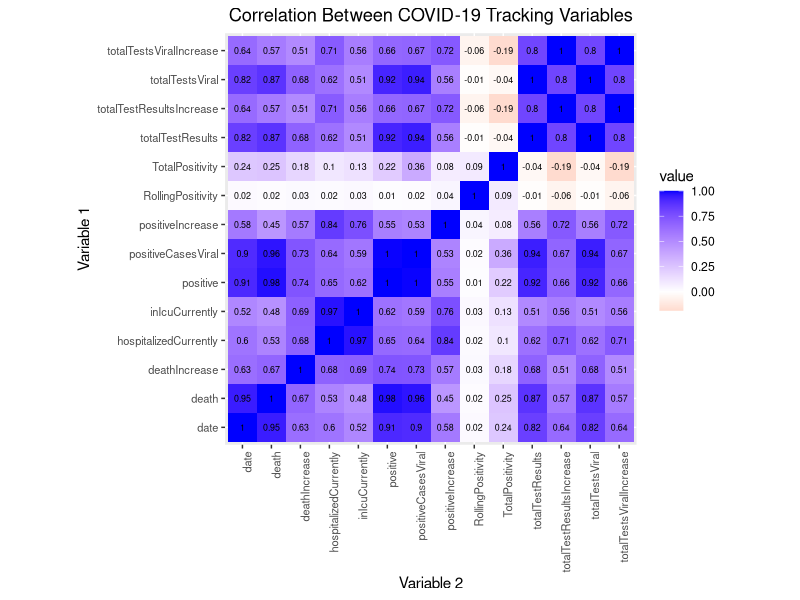
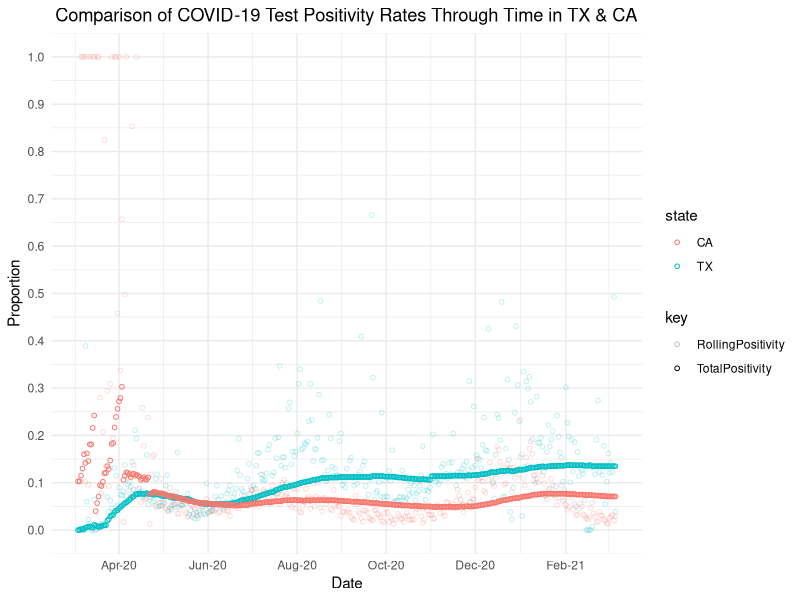
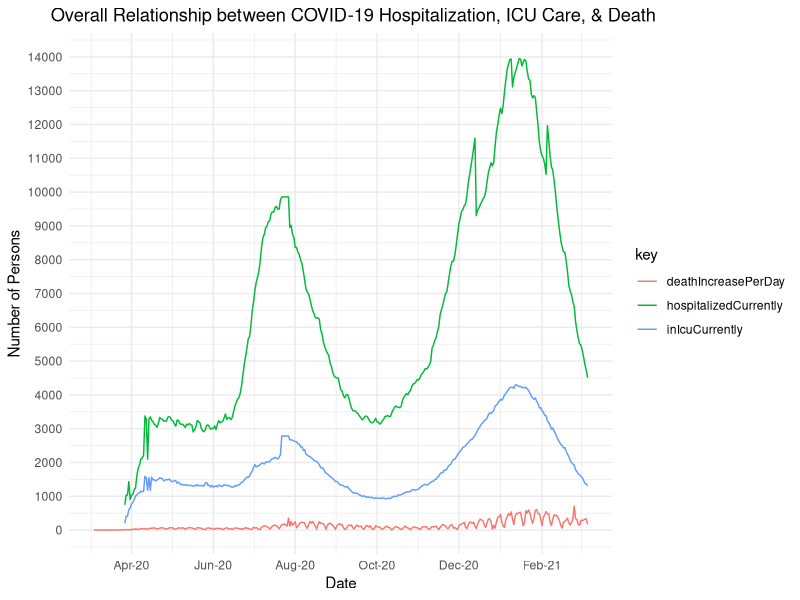
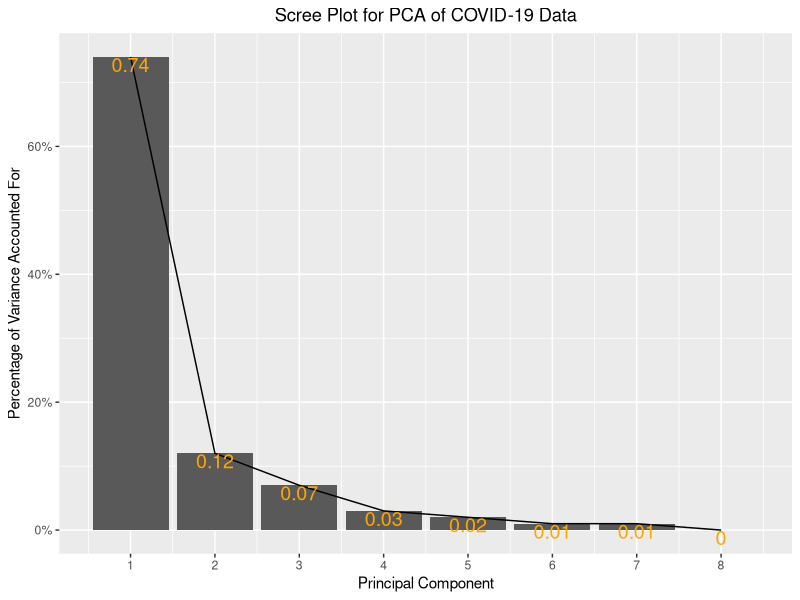
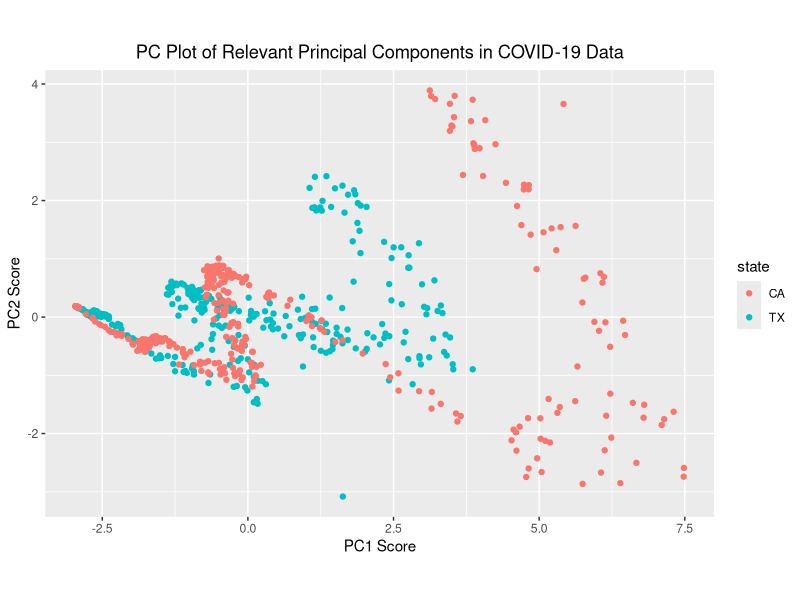
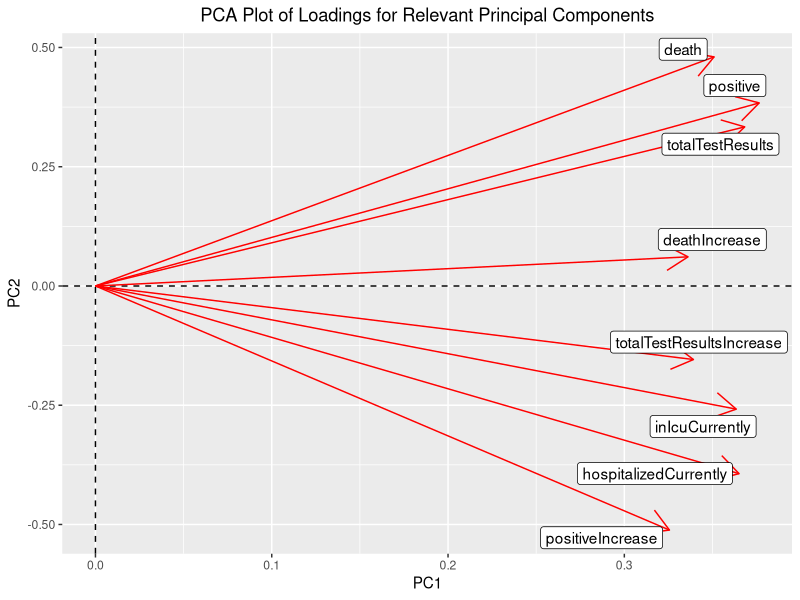

Recreate these plots in R, in order.
## ---- chunk 1
knitr::opts_chunk$set(echo = TRUE, eval = TRUE, fig.align = "center", warning = F, message = F,
tidy=TRUE, tidy.opts=list(width.cutoff=60), R.options=list(max.print=100))
## ---- chunk 2
library(lubridate)
library(tidyverse)
library(dplyr)
TXHis <- read.csv("texas-history.csv")
CAHis<-read.csv("california-history.csv")
tx20<-TXHis[-c(370),]
ca20<-CAHis
covdata<-full_join(tx20, ca20)
## ---- chunk 3
covdata$date<-as.Date(covdata$date)
covdata<-covdata %>% select(-deathConfirmed,-deathProbable,-hospitalized,-hospitalizedCumulative,-hospitalizedIncrease,-inIcuCumulative,-negative,-negativeIncrease, -negativeTestsAntibody,-negativeTestsPeopleAntibody,-negativeTestsViral,-onVentilatorCumulative,-onVentilatorCurrently,-positiveScore,-positiveTestsPeopleAntibody,-positiveTestsPeopleAntigen, -totalTestEncountersViral,-totalTestEncountersViralIncrease,-totalTestsPeopleAntibody,-totalTestsPeopleAntigen,-totalTestsPeopleViral,-totalTestsPeopleViralIncrease)%>% mutate(TotalPositivity=positive/totalTestResults, RollingPositivity=ifelse(is.infinite(positiveIncrease/totalTestResultsIncrease),0,positiveIncrease/totalTestResultsIncrease))
covdata%>% arrange(desc(date)) %>% summarise_if(is.numeric,list(Mean=mean,SD=sd,Variance=var,Max=max,N=n_distinct),na.rm=T)%>%pivot_longer(contains("_"))%>% separate(name, into = c("Variable", "Stat"),sep="_")%>%pivot_wider(names_from="Variable",values_from="value")%>%mutate_if(is.numeric,round,3)
covdata%>%select(-positiveTestsAntibody,-positiveTestsAntigen,-positiveTestsViral,-recovered,-totalTestsAntibody,-totalTestsAntigen)%>%  mutate(date=as.Date(date))%>%filter(date>"2020-06-07")%>%group_by(state)%>%summarise_if(is.numeric,list(Mean=mean,SD=sd,Variance=var,Max=max,N=n_distinct,Median=median),na.rm=T)%>% pivot_longer(contains("_"))%>% separate(name, into = c("Variable", "Stat"),sep="_")%>%pivot_wider(names_from="Variable",values_from="value")%>%mutate_if(is.numeric,round,3)
## ---- chunk 4
cov<-covdata%>%select(-state,-positiveTestsAntibody,-positiveTestsAntigen,-positiveTestsViral,-recovered,-totalTestsAntibody,-totalTestsAntigen)%>%mutate(date=as.numeric(date))%>%cor(use="pair")
cov
## ---- chunk 5
cov %>% as.data.frame %>% rownames_to_column%>%pivot_longer(-1)%>%ggplot(aes(rowname,name,fill=value))+  geom_tile()+  scale_fill_gradient2(low="red",high="blue")+  geom_text(aes(label=round(value,2)),color = "black", size = 2.25)+ xlab("")+ylab("")+theme(axis.text.x = element_text(size=8,angle = 90, hjust=1), axis.text.y = element_text(size=8))+  coord_fixed()+ggtitle("Correlation Between COVID-19 Tracking Variables")+theme(plot.title = element_text(hjust = 0.5))+xlab("Variable 2")+ylab("Variable 1")
## ---- chunk 6
statcov<-covdata%>%select(-positiveTestsAntibody,-positiveTestsAntigen,-positiveTestsViral,-recovered,-totalTestsAntibody,-totalTestsAntigen)%>%mutate_if(is.numeric,round,3)
statcov$date<-as.Date(statcov$date,format = "%m/%d/%Y")
statcov %>%
    gather(key,value, RollingPositivity, TotalPositivity) %>%
    ggplot(aes(x=date, y=value, alpha=key,color=state)) +
    geom_point(size=1.25,shape=1)+scale_alpha_discrete(range = c(0.25, 1))+scale_y_continuous(limits = c(0,1),breaks  =  seq(0,1,.1))+scale_x_date(date_breaks = "2 months", date_labels = "%b-%y")+theme_minimal()+ggtitle("Comparison of COVID-19 Test Positivity Rates Through Time in TX & CA")+theme(plot.title = element_text(hjust = 0.45))+xlab("Date")+ylab("Proportion")
## ---- chunk 7
statcov %>% mutate(deathIncreasePerDay=deathIncrease)%>%
    gather(key,value, deathIncreasePerDay, hospitalizedCurrently,inIcuCurrently) %>%
    ggplot(aes(x=date, y=value, color=key)) +
    geom_line(stat = "summary",fun=mean)+scale_y_continuous(limits = c(0,14000),breaks  =  seq(0,14000,1000))+scale_x_date(date_breaks = "2 months", date_labels = "%b-%y")+theme_minimal()+ggtitle("Overall Relationship between COVID-19 Hospitalization, ICU Care, & Death")+ylab("Number of Persons")+xlab("Date")+theme(plot.title = element_text(hjust = 0.3))
## ---- chunk 8
vistatcov<-statcov%>%select(-TotalPositivity,-RollingPositivity,-positiveCasesViral,-totalTestsViral, -totalTestsViralIncrease)
vistatcov[is.na(vistatcov)] = 0
cov_num<-vistatcov %>% select_if(is.numeric,na.rm=T) %>% scale
rownames(cov_num)<-vistatcov$date
cov_pca<-princomp(cov_num)
## ---- chunk 9
eigval<-cov_pca$sdev^2
varprop=round(eigval/sum(eigval), 2)
ggplot() + geom_bar(aes(y=varprop, x=1:8), stat="identity") + xlab("") + geom_path(aes(y=varprop,x=1:8))+geom_text(aes(x=1:8, y=varprop, label=round(varprop, 2)), vjust=1, col="orange", size=5)+ scale_y_continuous(breaks=seq(0, .6, .2), labels =scales::percent)+scale_x_continuous(breaks=1:10)+ggtitle("Scree Plot for PCA of COVID-19 Data")+theme(plot.title = element_text(hjust = 0.5))+xlab("Principal Component")+ylab("Percentage of Variance Accounted For")
eigval
## ---- chunk 10

covplot<-statcov %>% select_if(is.numeric,na.rm=T)
statcov%>%mutate(PC1=cov_pca$scores[, 1], PC2=cov_pca$scores[, 2]) %>%
ggplot(aes(PC1, PC2, color=state)) + geom_point() + coord_fixed()+ggtitle("PC Plot of Relevant Principal Components in COVID-19 Data")+theme(plot.title = element_text(hjust = 0.5))+xlab("PC1 Score")+ylab("PC2 Score")

library(ggrepel)
cov_pca$loadings[1:8, 1:2] %>% as.data.frame %>% rownames_to_column %>%
ggplot() + geom_hline(aes(yintercept=0), lty=2) +
geom_vline(aes(xintercept=0), lty=2) + ylab("PC2") + xlab("PC1") +
geom_segment(aes(x=0, y=0, xend=Comp.1, yend=Comp.2), arrow=arrow(), col="red") +
geom_label_repel(aes(x=Comp.1, y=Comp.2, label=rowname))+ggtitle("PCA Plot of Loadings for Relevant Principal Components")+theme(plot.title = element_text(hjust = 0.5))
## ---- chunk 11
cov_pca$loadings
summary(cov_pca, loadings=T)
